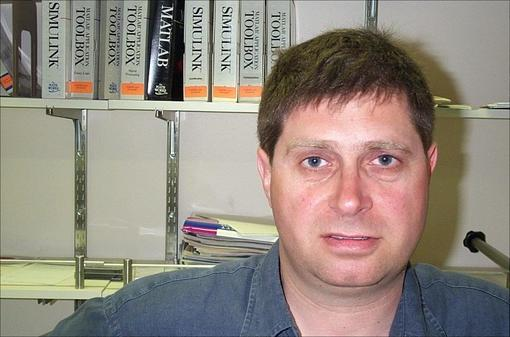
#> input picture A4/image_0001.jpg, 510 x 337 px; its folder holds only this picture in this run
$ jupyter execute --allow-errors A4.ipynb   (shell and % lines are left out)
#> lines starting #> are read from the running program, lines starting #| are printed output that depends on the picture
### A4/detection.py
import numpy as np
from skimage import feature,data, color, exposure, io
from skimage.feature import hog
from skimage.transform import rescale, resize, downscale_local_mean
from skimage.filters import gaussian
from scipy import signal
from scipy.ndimage import interpolation
import math

def hog_feature(image, pixel_per_cell = 8):
    """
    Compute hog feature for a given image.

    Hint: use the hog function provided by skimage.

    Args:
        image: an image with object that we want to detect.
        pixel_per_cell: number of pixels in each cell, an argument for hog descriptor.

    Returns:
        score: a vector of hog representation.
        hogImage: an image representation of hog provided by skimage.
    """
    hogFeature, hogImage = hog(image, pixels_per_cell=(pixel_per_cell, pixel_per_cell), visualize=True)

    return (hogFeature, hogImage)

# [45 lines left out: function sliding_window, not called in this run]


def pyramid(image, scale=0.9, minSize=(200, 100)):
    """
    Generate image pyramid using the given image and scale.
    Reducing the size of the image until one of the height or
    width reaches the minimum limit. In the ith iteration,
    the image is resized to scale^i of the original image.

    Hint: use the rescale function provided by skimage.

    Args:
        image: np array of (h,w), an image to scale.
        scale: float of how much to rescale the image each time.
        minSize: pair of ints showing the minimum height and width.

    Returns:
        images: a list containing pair of
            (the current scale of the image, resized image).
    """
    images = []
    current_scale = 1.0
    images.append((current_scale, image))

    current_height, current_width = image.shape
    min_height, min_width = minSize

    while current_scale * current_height > min_height and current_scale * current_width > min_width:
        current_scale *= scale
        scaled_image = rescale(image, current_scale)
        current_height, current_width = scaled_image.shape
        images.append((current_scale, scaled_image))


    return images

# [29 lines left out: function pyramid_score, not called in this run]

### A4/visualization.py
"""plot and visualization functions for cs131 hw7"""
import matplotlib.patches as patches
import matplotlib.pyplot as plt
import numpy as np
from skimage.transform import downscale_local_mean, rescale, resize


# [31 lines left out: functions plot_part1, plot_part2, not called in this run]


def plot_part3_1(images):
    """plot image pyramid."""
    sum_r = 0
    sum_c = 0
    for i, result in enumerate(images):
        (scale, image) = result
        if i == 0:
            sum_c = image.shape[1]
        sum_r += image.shape[0]

    composite_image = np.zeros((sum_r, sum_c))

    pointer = 0
    for i, result in enumerate(images):
        (scale, image) = result
        composite_image[pointer:pointer +
                        image.shape[0], :image.shape[1]] = image
        pointer += image.shape[0]

    plt.imshow(composite_image)
    plt.axis('off')
    plt.title('image pyramid')
    plt.show()


# [85 lines left out: functions plot_part3_2, plot_part4, plot_part5_1, plot_part5_2, plot_part6_1, not called in this run]

### A4/A4.ipynb
# Assignment 4

*Please hand in `detection.py` and `A4.ipynb` with all the outputs.*

This assignment covers a simplified version of face detection process.

[cell 1]
from __future__ import print_function
import random
import numpy as np
import matplotlib.pyplot as plt
import matplotlib.patches as patches
from skimage import io
from skimage.feature import hog
from skimage import data, color, exposure
from skimage.transform import rescale, resize, downscale_local_mean
import glob, os
import fnmatch
import time

import warnings
warnings.filterwarnings('ignore')

from detection import *
from visualization import *
from util import *

# This code is to make matplotlib figures appear inline in the
# notebook rather than in a new window.
plt.rcParams['figure.figsize'] = (10.0, 8.0) # set default size of plots
plt.rcParams['image.interpolation'] = 'nearest'
plt.rcParams['image.cmap'] = 'gray'

# Some more magic so that the notebook will reload external python modules;
# see http://stackoverflow.com/questions/1907993/autoreload-of-modules-in-ipython

# Part 1: Hog Representation

In this section, we will compute the average hog representation of human faces.<br>
There are 31 aligned face images provided in the `\face` folder. They are all aligned and have the same size. We will get an average face from these images and compute a hog feature representation for the averaged face. <br>
Use the hog function provided by skimage library, and implement a hog representation of objects.
Implement **`hog_feature`** function in `detection.py`

#> (a cell that did not finish here is left out)

# Part 2: Sliding Window
Implement **`sliding_window`** function to have windows slide across an image with a specific window size. The window slides through the image and check if an object is detected with a high score at every location. These scores will generate a response map and you will be able to find the location of the window with the highest hog score.

[cell 3]
image_path = 'image_0001.jpg'

image = io.imread(image_path, as_gray=True)
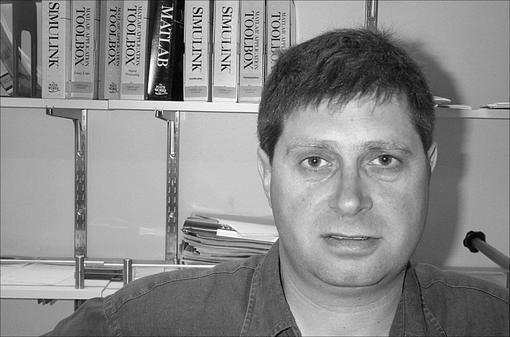
#> image: shape (337, 510) float64; min 0, max 0.999, mean 0.543
image = rescale(image, 0.8)
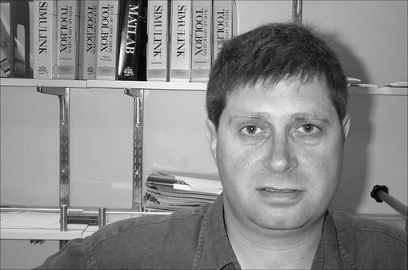
#> image: shape (270, 408) float64; min 0.00659, max 0.995, mean 0.543

(hogFeature, hogImage) = hog_feature(image)
#> in hog_feature, `hogFeature, hogImage = hog(image, pixels_per_cell=(pixel_per_cell, pix..`:
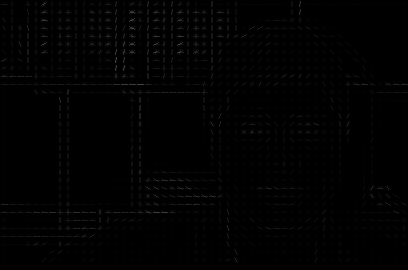
#> hogImage: shape (270, 408) float64; min 0, max 0.329, mean 0.0069

#> (the rest of this cell did not finish here and is left out)

Sliding window should successfully found the human face in the above example. However, in the cell below, we are only changing the scale of the image, and you can see that sliding window does not work once the scale of the image is changed.

[cell 4]
image_path = 'image_0001.jpg'
image = io.imread(image_path, as_gray=True)
image = rescale(image, 1.0)

#> (the rest of this cell did not finish here and is left out)

# Part 3: Image Pyramids
In order to make sliding window work for different scales of images, you need to implement image pyramids where you resize the image to different scales and run the sliding window method on each resized image. This way you scale the objects and can detect both small and large objects.

###  3.1 Image Pyramid

Implement **`pyramid`** function in `detection.py`, this will create pyramid of images at different scales. Run the following code, and you will see the shape of the original image gets smaller until it reaches a minimum size.

[cell 5]
image_path = 'image_0001.jpg'

image = io.imread(image_path, as_gray=True)
image = rescale(image, 1.2)
#> image: shape (404, 612) float64

images = pyramid(image, scale = 0.9)
#> the loop in pyramid, `while current_scale * current_height > min_height and current_scale * ..` made 4 passes
#> pass 3, in pyramid, `scaled_image = rescale(image, current_scale)`:
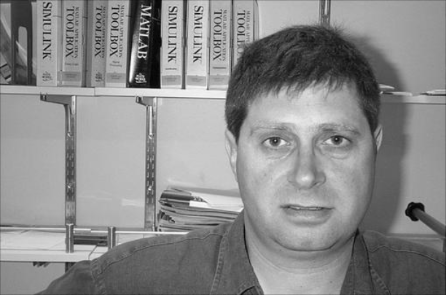
#> scaled_image: shape (295, 446) float64; min 0.0112, max 0.995, mean 0.543
#> after the loop in pyramid, `while current_scale * current_height > min_height and current_scale * ..`: current_scale = 0.656; images = 5 items
#> images = 5 items

plot_part3_1(images)
#> the loop in plot_part3_1, `for i, result in enumerate(images):` made 5 passes
#> (scale, sum_c, sum_r) on pass 1: (1, 612, 404)
#> (scale, sum_r) on passes 2 to 5: (0.9, 768), (0.81, 1095), (0.729, 1390), (0.656, 1655)
#> after the loop in plot_part3_1, `for i, result in enumerate(images):`: sum_r = 1655
#> the loop in plot_part3_1, `for i, result in enumerate(images):` made 5 passes
#> after the loop in plot_part3_1, `for i, result in enumerate(images):`:
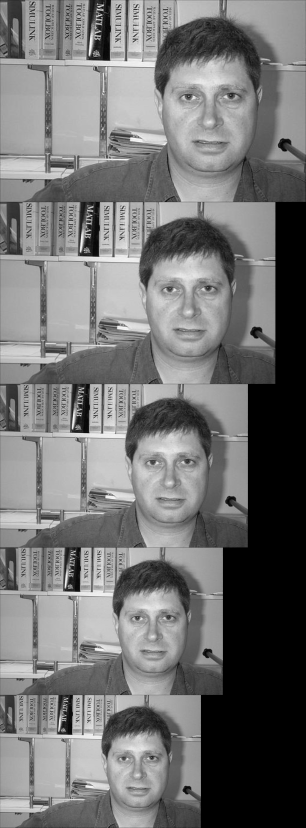
#> composite_image: shape (1655, 612) float64 (shown at 1/2 size); min 0, max 0.997, mean 0.454

###  3.2 Pyramid Score

After getting the image pyramid, we will run sliding window on all the images to find a place that gets the highest score. Implement **`pyramid_score`** function in `detection.py`. It will return the highest score and its related information in the image pyramids.

[cell 6]
image_path = 'image_0001.jpg'

image = io.imread(image_path, as_gray=True)
image = rescale(image, 1.2)

#> (the rest of this cell did not finish here and is left out)

From the above example, we can see that image pyramid has fixed the problem of scaling. Let's try another example below.

[cell 7]
image_path = 'image_0338.jpg'
#> (the rest of this cell did not finish here and is left out)

###  3.3 Try face detector on your own photo

Upload a photo or selfie of your own face as `myphoto.jpg`. Test the face detector on it.

Note that the computing would take longer time if your photo resolution is high.

[cell 8]
image_path = 'myphoto.jpg'
#> image_path = 'myphoto.jpg'
#> (the rest of this cell did not finish here and is left out)
